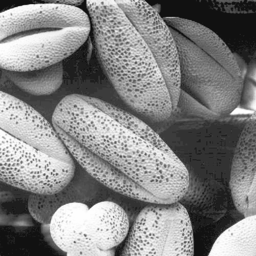
#> input picture zft/suanzi/test.tif, 256 x 256 px
$ python Robert.py   (older library calls are emulated)
#> lines starting #> are read from the running program, lines starting #| are printed output that depends on the picture
import cv2
import matplotlib.pyplot as plt
import numpy as np

# 读取图像
image = cv2.imread('test.tif')
#> image is the input picture: shape (256, 256, 3); min 10, max 255, mean 131.4
lena = cv2.cvtColor(image, cv2.COLOR_BGR2RGB)

# 灰度转化处理
grayImage = cv2.cvtColor(image, cv2.COLOR_BGR2GRAY)

# roberts算子
kernelx = np.array([[-1, 0], [0, 1]], dtype=int)
kernely = np.array([[0, -1], [1, 0]], dtype=int)
x = cv2.filter2D(grayImage, cv2.CV_16S, kernelx)
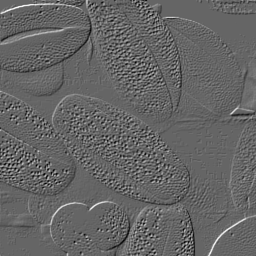
#> x: shape (256, 256) int16; min -133, max 202, mean 0.2; drawn with min black and max white
y = cv2.filter2D(grayImage, cv2.CV_16S, kernely)
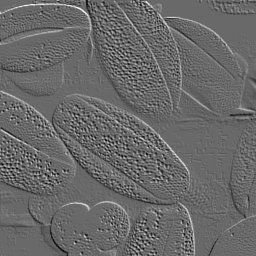
#> y: shape (256, 256) int16; min -133, max 190, mean 0.3; drawn with min black and max white

# 转uint8
absX = cv2.convertScaleAbs(x)
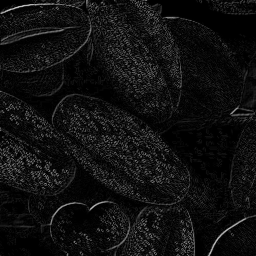
#> absX: shape (256, 256); min 0, max 202, mean 16.3
absY = cv2.convertScaleAbs(y)
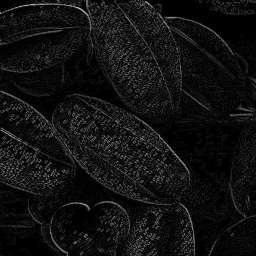
#> absY: shape (256, 256); min 0, max 190, mean 17.1

# 加权和
Roberts = cv2.addWeighted(absX, 0.5, absY, 0.5, 0)
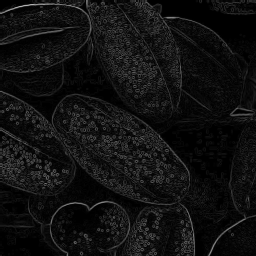
#> Roberts: shape (256, 256); min 0, max 180, mean 16.7

# 显示中文标签
plt.rcParams['font.sans-serif'] = ['SimHei']

# 图像显示
titles = [u'原始图像', u'Robertes图像']
images = [lena, Roberts]

for i in range(2):
    plt.subplot(1, 2, i + 1), plt.imshow(images[i], 'gray')
    plt.xticks([]), plt.yticks([])
    plt.title(titles[i])
plt.show()
